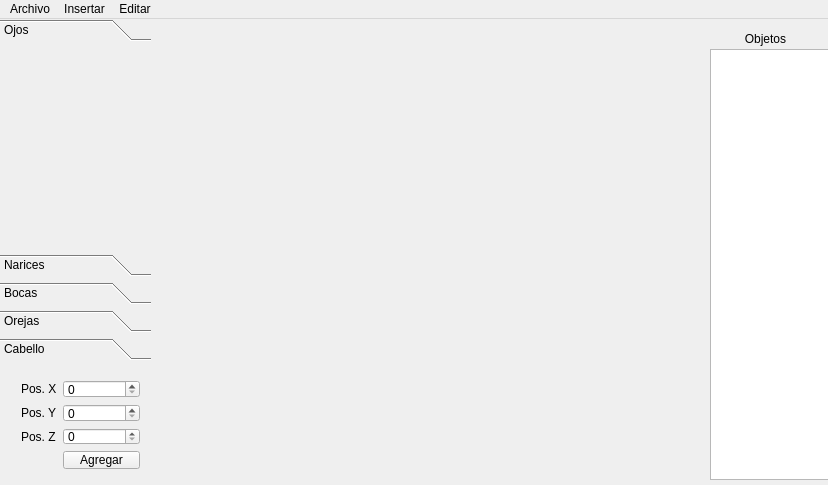
<?xml version="1.0" encoding="UTF-8"?>
<ui version="4.0">
 <class>MainWindow</class>
 <widget class="QMainWindow" name="MainWindow">
  <property name="geometry">
   <rect>
    <x>0</x>
    <y>0</y>
    <width>828</width>
    <height>485</height>
   </rect>
  </property>
  <property name="windowTitle">
   <string>Zombie Avatar Maker</string>
  </property>
  <property name="windowIcon">
   <iconset resource="resources.qrc">
    <normaloff>:/icon/res/jcicon2.ico</normaloff>:/icon/res/jcicon2.ico</iconset>
  </property>
  <widget class="QWidget" name="centralWidget">
   <widget class="QToolBox" name="toolBox">
    <property name="geometry">
     <rect>
      <x>0</x>
      <y>0</y>
      <width>151</width>
      <height>341</height>
     </rect>
    </property>
    <property name="toolTip">
     <string>Ojos</string>
    </property>
    <property name="currentIndex">
     <number>0</number>
    </property>
    <widget class="QWidget" name="pgEyes">
     <property name="geometry">
      <rect>
       <x>0</x>
       <y>0</y>
       <width>151</width>
       <height>206</height>
      </rect>
     </property>
     <attribute name="label">
      <string>Ojos</string>
     </attribute>
    </widget>
    <widget class="QWidget" name="pgNoses">
     <property name="geometry">
      <rect>
       <x>0</x>
       <y>0</y>
       <width>151</width>
       <height>206</height>
      </rect>
     </property>
     <attribute name="label">
      <string>Narices</string>
     </attribute>
    </widget>
    <widget class="QWidget" name="pgMouth">
     <attribute name="label">
      <string>Bocas</string>
     </attribute>
    </widget>
    <widget class="QWidget" name="pgEars">
     <attribute name="label">
      <string>Orejas</string>
     </attribute>
    </widget>
    <widget class="QWidget" name="pgHair">
     <attribute name="label">
      <string>Cabello</string>
     </attribute>
    </widget>
   </widget>
   <widget class="QWidget" name="formLayoutWidget">
    <property name="geometry">
     <rect>
      <x>10</x>
      <y>350</y>
      <width>141</width>
      <height>111</height>
     </rect>
    </property>
    <layout class="QFormLayout" name="formLayout">
     <item row="0" column="0">
      <widget class="QLabel" name="label">
       <property name="text">
        <string>Pos. X</string>
       </property>
      </widget>
     </item>
     <item row="1" column="0">
      <widget class="QLabel" name="label_2">
       <property name="text">
        <string>Pos. Y</string>
       </property>
      </widget>
     </item>
     <item row="2" column="0">
      <widget class="QLabel" name="label_3">
       <property name="text">
        <string>Pos. Z</string>
       </property>
      </widget>
     </item>
     <item row="0" column="1">
      <widget class="QSpinBox" name="spPosx"/>
     </item>
     <item row="1" column="1">
      <widget class="QSpinBox" name="spPosy"/>
     </item>
     <item row="2" column="1">
      <widget class="QSpinBox" name="soPosz"/>
     </item>
     <item row="3" column="1">
      <widget class="QPushButton" name="pbAdd">
       <property name="text">
        <string>Agregar</string>
       </property>
      </widget>
     </item>
    </layout>
   </widget>
   <widget class="QWidget" name="gridLayoutWidget">
    <property name="geometry">
     <rect>
      <x>160</x>
      <y>0</y>
      <width>541</width>
      <height>461</height>
     </rect>
    </property>
    <layout class="QGridLayout" name="grid"/>
   </widget>
   <widget class="QListWidget" name="lwObjects">
    <property name="geometry">
     <rect>
      <x>710</x>
      <y>30</y>
      <width>121</width>
      <height>431</height>
     </rect>
    </property>
   </widget>
   <widget class="QLabel" name="label_4">
    <property name="geometry">
     <rect>
      <x>710</x>
      <y>9</y>
      <width>111</width>
      <height>21</height>
     </rect>
    </property>
    <property name="text">
     <string>Objetos</string>
    </property>
    <property name="alignment">
     <set>Qt::AlignCenter</set>
    </property>
   </widget>
  </widget>
  <widget class="QMenuBar" name="menuBar">
   <property name="geometry">
    <rect>
     <x>0</x>
     <y>0</y>
     <width>828</width>
     <height>21</height>
    </rect>
   </property>
   <widget class="QMenu" name="menuArchivo">
    <property name="title">
     <string>Archivo</string>
    </property>
    <addaction name="actionOpen"/>
    <addaction name="actionSave"/>
    <addaction name="actionSaveAs"/>
   </widget>
   <widget class="QMenu" name="menuEditar">
    <property name="title">
     <string>Editar</string>
    </property>
   </widget>
   <widget class="QMenu" name="menuInsertar">
    <property name="title">
     <string>Insertar</string>
    </property>
    <addaction name="actionInsertEyes"/>
    <addaction name="actionInsertEars"/>
    <addaction name="actionInsertMouth"/>
    <addaction name="actionInsertNose"/>
    <addaction name="actionInsertHair"/>
    <addaction name="actionInsertScar"/>
   </widget>
   <addaction name="menuArchivo"/>
   <addaction name="menuInsertar"/>
   <addaction name="menuEditar"/>
  </widget>
  <action name="actionOpen">
   <property name="text">
    <string>Abrir Imagen</string>
   </property>
   <property name="shortcut">
    <string>Ctrl+O</string>
   </property>
  </action>
  <action name="actionSave">
   <property name="text">
    <string>Guardar</string>
   </property>
   <property name="shortcut">
    <string>Ctrl+S</string>
   </property>
  </action>
  <action name="actionSaveAs">
   <property name="text">
    <string>Guardar Como</string>
   </property>
   <property name="shortcut">
    <string>Ctrl+Shift+S</string>
   </property>
  </action>
  <action name="actionInsertEyes">
   <property name="text">
    <string>Ojos</string>
   </property>
   <property name="shortcut">
    <string>Ctrl+Shift+I</string>
   </property>
  </action>
  <action name="actionInsertEars">
   <property name="text">
    <string>Orejas</string>
   </property>
   <property name="shortcut">
    <string>Ctrl+Shift+E</string>
   </property>
  </action>
  <action name="actionInsertMouth">
   <property name="text">
    <string>Boca</string>
   </property>
   <property name="shortcut">
    <string>Ctrl+Shift+M</string>
   </property>
  </action>
  <action name="actionInsertNose">
   <property name="text">
    <string>Nariz</string>
   </property>
   <property name="shortcut">
    <string>Ctrl+Shift+N</string>
   </property>
  </action>
  <action name="actionInsertHair">
   <property name="text">
    <string>Pelo</string>
   </property>
   <property name="shortcut">
    <string>Ctrl+Shift+H</string>
   </property>
  </action>
  <action name="actionInsertScar">
   <property name="text">
    <string>Cicatriz</string>
   </property>
   <property name="shortcut">
    <string>Ctrl+Shift+K</string>
   </property>
  </action>
  <action name="actionClean">
   <property name="text">
    <string>Limpiar</string>
   </property>
   <property name="shortcut">
    <string>Ctrl+L</string>
   </property>
  </action>
 </widget>
 <layoutdefault spacing="6" margin="11"/>
 <resources>
  <include location="resources.qrc"/>
 </resources>
 <connections/>
</ui>
